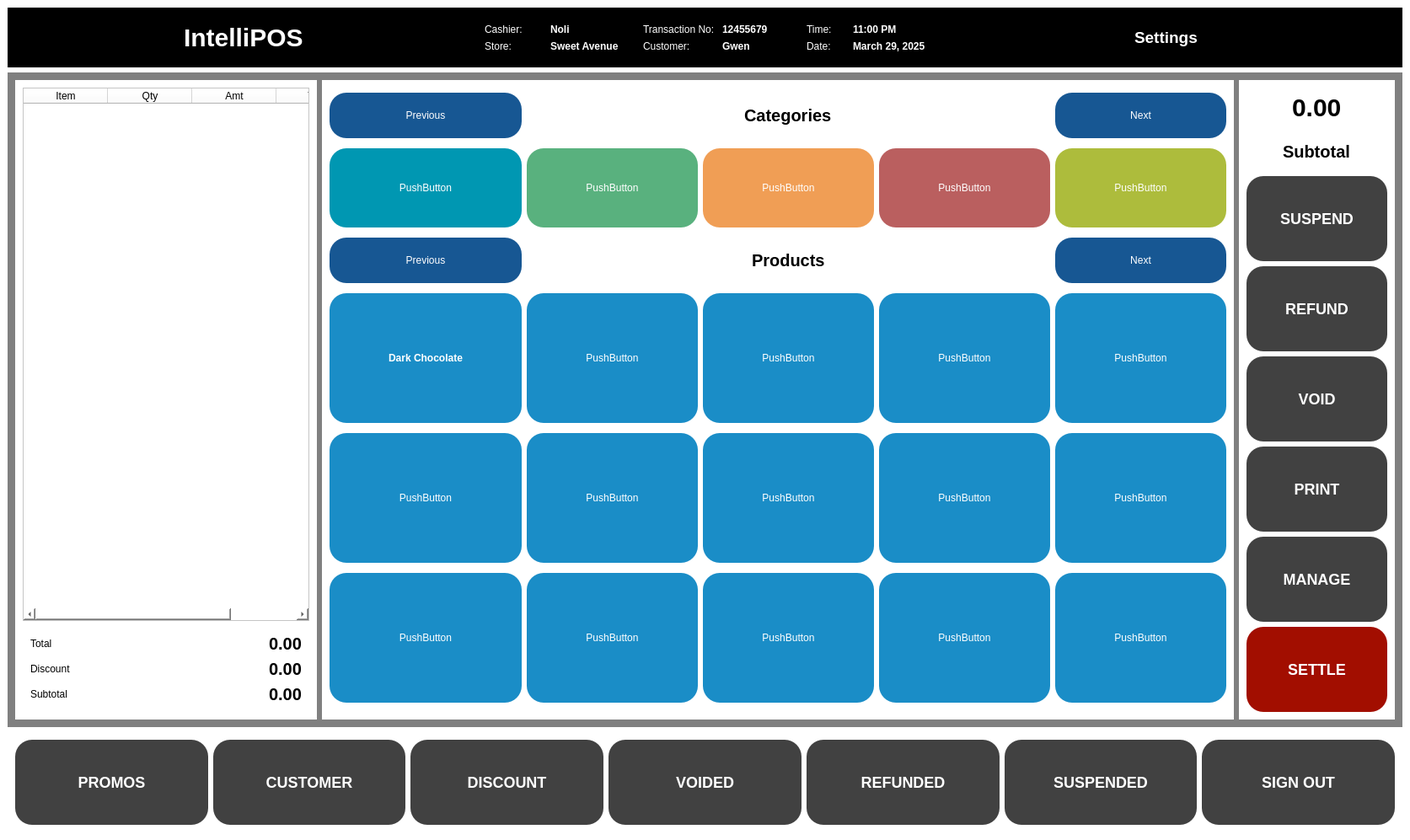
<?xml version="1.0" encoding="UTF-8"?>
<ui version="4.0">
 <class>POSWindow</class>
 <widget class="QMainWindow" name="POSWindow">
  <property name="geometry">
   <rect>
    <x>0</x>
    <y>0</y>
    <width>1673</width>
    <height>997</height>
   </rect>
  </property>
  <property name="sizePolicy">
   <sizepolicy hsizetype="Expanding" vsizetype="Expanding">
    <horstretch>0</horstretch>
    <verstretch>0</verstretch>
   </sizepolicy>
  </property>
  <property name="windowTitle">
   <string>MainWindow</string>
  </property>
  <widget class="QWidget" name="centralwidget">
   <property name="styleSheet">
    <string notr="true">background-color:white;</string>
   </property>
   <layout class="QVBoxLayout" name="verticalLayout">
    <item>
     <widget class="QWidget" name="widget" native="true">
      <property name="styleSheet">
       <string notr="true">background-color:black;</string>
      </property>
      <layout class="QHBoxLayout" name="horizontalLayout_2">
       <item>
        <widget class="QWidget" name="widget_7" native="true">
         <property name="styleSheet">
          <string notr="true">background-color:black;</string>
         </property>
         <layout class="QVBoxLayout" name="verticalLayout_3">
          <item alignment="Qt::AlignmentFlag::AlignHCenter">
           <widget class="QLabel" name="label_7">
            <property name="styleSheet">
             <string notr="true">color:black;
font-weight:bold;
font-size:30px;
color:white;</string>
            </property>
            <property name="text">
             <string>IntelliPOS</string>
            </property>
           </widget>
          </item>
         </layout>
        </widget>
       </item>
       <item>
        <widget class="QWidget" name="widget_8" native="true">
         <property name="styleSheet">
          <string notr="true">background-color:black;
color:white;</string>
         </property>
         <layout class="QGridLayout" name="gridLayout_2">
          <item row="0" column="1">
           <widget class="QLabel" name="label_10">
            <property name="styleSheet">
             <string notr="true">font-weight:bold;</string>
            </property>
            <property name="text">
             <string>Noli</string>
            </property>
           </widget>
          </item>
          <item row="0" column="0">
           <widget class="QLabel" name="label_9">
            <property name="text">
             <string>Cashier:</string>
            </property>
           </widget>
          </item>
          <item row="0" column="3">
           <widget class="QLabel" name="label_21">
            <property name="styleSheet">
             <string notr="true">font-weight:bold;</string>
            </property>
            <property name="text">
             <string>12455679</string>
            </property>
           </widget>
          </item>
          <item row="0" column="4">
           <widget class="QLabel" name="label_22">
            <property name="styleSheet">
             <string notr="true">margin-left:20px;</string>
            </property>
            <property name="text">
             <string>Time:</string>
            </property>
           </widget>
          </item>
          <item row="0" column="5">
           <widget class="QLabel" name="label_23">
            <property name="styleSheet">
             <string notr="true">font-weight:bold;</string>
            </property>
            <property name="text">
             <string>11:00 PM</string>
            </property>
           </widget>
          </item>
          <item row="5" column="0">
           <widget class="QLabel" name="label_11">
            <property name="text">
             <string>Store:</string>
            </property>
           </widget>
          </item>
          <item row="5" column="3">
           <widget class="QLabel" name="label_24">
            <property name="styleSheet">
             <string notr="true">font-weight:bold;</string>
            </property>
            <property name="text">
             <string>Gwen</string>
            </property>
           </widget>
          </item>
          <item row="5" column="5">
           <widget class="QLabel" name="label_26">
            <property name="styleSheet">
             <string notr="true">font-weight:bold;</string>
            </property>
            <property name="text">
             <string>March 29, 2025</string>
            </property>
           </widget>
          </item>
          <item row="5" column="2">
           <widget class="QLabel" name="label_14">
            <property name="styleSheet">
             <string notr="true">margin-left:20px;</string>
            </property>
            <property name="text">
             <string>Customer:</string>
            </property>
           </widget>
          </item>
          <item row="5" column="4">
           <widget class="QLabel" name="label_25">
            <property name="styleSheet">
             <string notr="true">margin-left:20px;</string>
            </property>
            <property name="text">
             <string>Date:</string>
            </property>
           </widget>
          </item>
          <item row="5" column="1">
           <widget class="QLabel" name="label_12">
            <property name="styleSheet">
             <string notr="true">font-weight:bold;</string>
            </property>
            <property name="text">
             <string>Sweet Avenue</string>
            </property>
           </widget>
          </item>
          <item row="0" column="2">
           <widget class="QLabel" name="label_13">
            <property name="styleSheet">
             <string notr="true">margin-left:20px;</string>
            </property>
            <property name="text">
             <string>Transaction No:</string>
            </property>
           </widget>
          </item>
         </layout>
        </widget>
       </item>
       <item>
        <widget class="QWidget" name="widget_9" native="true">
         <property name="styleSheet">
          <string notr="true">background-color:black;
color:white;</string>
         </property>
         <layout class="QVBoxLayout" name="verticalLayout_4">
          <item alignment="Qt::AlignmentFlag::AlignHCenter">
           <widget class="QLabel" name="label_8">
            <property name="font">
             <font>
              <pointsize>14</pointsize>
              <bold>true</bold>
             </font>
            </property>
            <property name="text">
             <string>Settings</string>
            </property>
           </widget>
          </item>
         </layout>
        </widget>
       </item>
      </layout>
     </widget>
    </item>
    <item>
     <widget class="QWidget" name="widget_2" native="true">
      <property name="styleSheet">
       <string notr="true">background-color:gray;</string>
      </property>
      <layout class="QHBoxLayout" name="horizontalLayout">
       <item>
        <widget class="QWidget" name="widget_4" native="true">
         <property name="styleSheet">
          <string notr="true">background-color:white;</string>
         </property>
         <layout class="QVBoxLayout" name="verticalLayout_5">
          <item>
           <widget class="QTableWidget" name="tableWidget">
            <property name="mouseTracking">
             <bool>false</bool>
            </property>
            <property name="autoFillBackground">
             <bool>false</bool>
            </property>
            <property name="styleSheet">
             <string notr="true">color:black;</string>
            </property>
            <property name="frameShape">
             <enum>QFrame::Shape::StyledPanel</enum>
            </property>
            <property name="frameShadow">
             <enum>QFrame::Shadow::Raised</enum>
            </property>
            <attribute name="horizontalHeaderCascadingSectionResizes">
             <bool>false</bool>
            </attribute>
            <attribute name="horizontalHeaderMinimumSectionSize">
             <number>28</number>
            </attribute>
            <attribute name="horizontalHeaderDefaultSectionSize">
             <number>100</number>
            </attribute>
            <attribute name="horizontalHeaderStretchLastSection">
             <bool>true</bool>
            </attribute>
            <attribute name="verticalHeaderStretchLastSection">
             <bool>false</bool>
            </attribute>
            <column>
             <property name="text">
              <string>Item</string>
             </property>
            </column>
            <column>
             <property name="text">
              <string>Qty</string>
             </property>
            </column>
            <column>
             <property name="text">
              <string>Amt</string>
             </property>
            </column>
            <column>
             <property name="text">
              <string>Total</string>
             </property>
            </column>
           </widget>
          </item>
          <item>
           <widget class="QWidget" name="widget_10" native="true">
            <layout class="QGridLayout" name="gridLayout_3">
             <item row="1" column="0">
              <widget class="QLabel" name="label">
               <property name="styleSheet">
                <string notr="true">color:black;</string>
               </property>
               <property name="text">
                <string>Discount</string>
               </property>
              </widget>
             </item>
             <item row="1" column="1" alignment="Qt::AlignmentFlag::AlignRight">
              <widget class="QLabel" name="label_16">
               <property name="styleSheet">
                <string notr="true">color:black;
font-weight:bold;
font-size:20px;</string>
               </property>
               <property name="text">
                <string>0.00</string>
               </property>
              </widget>
             </item>
             <item row="2" column="1" alignment="Qt::AlignmentFlag::AlignRight">
              <widget class="QLabel" name="label_18">
               <property name="styleSheet">
                <string notr="true">color:black;
font-weight:bold;
font-size:20px;</string>
               </property>
               <property name="text">
                <string>0.00</string>
               </property>
              </widget>
             </item>
             <item row="0" column="1" alignment="Qt::AlignmentFlag::AlignRight">
              <widget class="QLabel" name="label_15">
               <property name="styleSheet">
                <string notr="true">color:black;
font-weight:bold;
font-size:20px;</string>
               </property>
               <property name="text">
                <string>0.00</string>
               </property>
              </widget>
             </item>
             <item row="2" column="0">
              <widget class="QLabel" name="label_17">
               <property name="styleSheet">
                <string notr="true">color:black;</string>
               </property>
               <property name="text">
                <string>Subtotal</string>
               </property>
              </widget>
             </item>
             <item row="0" column="0">
              <widget class="QLabel" name="label_2">
               <property name="styleSheet">
                <string notr="true">color:black;</string>
               </property>
               <property name="text">
                <string>Total</string>
               </property>
              </widget>
             </item>
            </layout>
           </widget>
          </item>
         </layout>
        </widget>
       </item>
       <item>
        <widget class="QWidget" name="widget_5" native="true">
         <property name="styleSheet">
          <string notr="true">background-color:white;</string>
         </property>
         <layout class="QGridLayout" name="gridLayout">
          <item row="0" column="0">
           <widget class="QPushButton" name="pushButton_19">
            <property name="styleSheet">
             <string notr="true">padding:20px;
color:white;
background-color:#175793;
border-radius:20px;</string>
            </property>
            <property name="text">
             <string>Previous</string>
            </property>
           </widget>
          </item>
          <item row="1" column="4">
           <widget class="QPushButton" name="pushButton_28">
            <property name="styleSheet">
             <string notr="true">padding:40px;
color:white;
background-color:#ADBC3C;
border-radius:20px;</string>
            </property>
            <property name="text">
             <string>PushButton</string>
            </property>
           </widget>
          </item>
          <item row="3" column="4">
           <widget class="QPushButton" name="pushButton_34">
            <property name="styleSheet">
             <string notr="true">padding:70px;
color:white;
background-color:#1A8DC7;
border-radius:20px;</string>
            </property>
            <property name="text">
             <string>PushButton</string>
            </property>
           </widget>
          </item>
          <item row="5" column="1">
           <widget class="QPushButton" name="pushButton_31">
            <property name="styleSheet">
             <string notr="true">padding:70px;
color:white;
background-color:#1A8DC7;
border-radius:20px;</string>
            </property>
            <property name="text">
             <string>PushButton</string>
            </property>
           </widget>
          </item>
          <item row="2" column="0">
           <widget class="QPushButton" name="pushButton_3">
            <property name="styleSheet">
             <string notr="true">padding:20px;
color:white;
background-color:#175793;
border-radius:20px;</string>
            </property>
            <property name="text">
             <string>Previous</string>
            </property>
           </widget>
          </item>
          <item row="5" column="4">
           <widget class="QPushButton" name="pushButton_37">
            <property name="styleSheet">
             <string notr="true">padding:70px;
color:white;
background-color:#1A8DC7;
border-radius:20px;</string>
            </property>
            <property name="text">
             <string>PushButton</string>
            </property>
           </widget>
          </item>
          <item row="0" column="4">
           <widget class="QPushButton" name="pushButton_27">
            <property name="styleSheet">
             <string notr="true">padding:20px;
color:white;
background-color:#175793;
border-radius:20px;</string>
            </property>
            <property name="text">
             <string>Next</string>
            </property>
           </widget>
          </item>
          <item row="3" column="1">
           <widget class="QPushButton" name="pushButton_10">
            <property name="styleSheet">
             <string notr="true">padding:70px;
color:white;
background-color:#1A8DC7;
border-radius:20px;</string>
            </property>
            <property name="text">
             <string>PushButton</string>
            </property>
           </widget>
          </item>
          <item row="4" column="4">
           <widget class="QPushButton" name="pushButton_35">
            <property name="styleSheet">
             <string notr="true">padding:70px;
color:white;
background-color:#1A8DC7;
border-radius:20px;</string>
            </property>
            <property name="text">
             <string>PushButton</string>
            </property>
           </widget>
          </item>
          <item row="0" column="2" alignment="Qt::AlignmentFlag::AlignHCenter">
           <widget class="QLabel" name="label_3">
            <property name="styleSheet">
             <string notr="true">color:black;
font-weight:bold;
font-size:20px;</string>
            </property>
            <property name="text">
             <string>Categories</string>
            </property>
           </widget>
          </item>
          <item row="1" column="1">
           <widget class="QPushButton" name="pushButton_2">
            <property name="styleSheet">
             <string notr="true">padding:40px;
color:white;
background-color:#59B17E;
border-radius:20px;</string>
            </property>
            <property name="text">
             <string>PushButton</string>
            </property>
           </widget>
          </item>
          <item row="3" column="2">
           <widget class="QPushButton" name="pushButton_17">
            <property name="styleSheet">
             <string notr="true">padding:70px;
color:white;
background-color:#1A8DC7;
border-radius:20px;</string>
            </property>
            <property name="text">
             <string>PushButton</string>
            </property>
           </widget>
          </item>
          <item row="1" column="3">
           <widget class="QPushButton" name="pushButton_7">
            <property name="styleSheet">
             <string notr="true">padding:40px;
color:white;
background-color:#BA5F5F;
border-radius:20px;</string>
            </property>
            <property name="text">
             <string>PushButton</string>
            </property>
           </widget>
          </item>
          <item row="1" column="2">
           <widget class="QPushButton" name="pushButton_8">
            <property name="styleSheet">
             <string notr="true">padding:40px;
color:white;
background-color:#F09E55;
border-radius:20px;</string>
            </property>
            <property name="text">
             <string>PushButton</string>
            </property>
           </widget>
          </item>
          <item row="2" column="4">
           <widget class="QPushButton" name="pushButton_5">
            <property name="styleSheet">
             <string notr="true">padding:20px;
color:white;
background-color:#175793;
border-radius:20px;</string>
            </property>
            <property name="text">
             <string>Next</string>
            </property>
           </widget>
          </item>
          <item row="5" column="0">
           <widget class="QPushButton" name="pushButton_29">
            <property name="styleSheet">
             <string notr="true">padding:70px;
color:white;
background-color:#1A8DC7;
border-radius:20px;</string>
            </property>
            <property name="text">
             <string>PushButton</string>
            </property>
           </widget>
          </item>
          <item row="1" column="0">
           <widget class="QPushButton" name="pushButton">
            <property name="styleSheet">
             <string notr="true">padding:40px;
color:white;
background-color:#0097B2;
border-radius:20px;</string>
            </property>
            <property name="text">
             <string>PushButton</string>
            </property>
           </widget>
          </item>
          <item row="5" column="3">
           <widget class="QPushButton" name="pushButton_36">
            <property name="styleSheet">
             <string notr="true">padding:70px;
color:white;
background-color:#1A8DC7;
border-radius:20px;</string>
            </property>
            <property name="text">
             <string>PushButton</string>
            </property>
           </widget>
          </item>
          <item row="4" column="1">
           <widget class="QPushButton" name="pushButton_30">
            <property name="styleSheet">
             <string notr="true">padding:70px;
color:white;
background-color:#1A8DC7;
border-radius:20px;</string>
            </property>
            <property name="text">
             <string>PushButton</string>
            </property>
           </widget>
          </item>
          <item row="4" column="2">
           <widget class="QPushButton" name="pushButton_18">
            <property name="styleSheet">
             <string notr="true">padding:70px;
color:white;
background-color:#1A8DC7;
border-radius:20px;</string>
            </property>
            <property name="text">
             <string>PushButton</string>
            </property>
           </widget>
          </item>
          <item row="4" column="0">
           <widget class="QPushButton" name="pushButton_4">
            <property name="styleSheet">
             <string notr="true">padding:70px;
color:white;
background-color:#1A8DC7;
border-radius:20px;</string>
            </property>
            <property name="text">
             <string>PushButton</string>
            </property>
           </widget>
          </item>
          <item row="5" column="2">
           <widget class="QPushButton" name="pushButton_32">
            <property name="styleSheet">
             <string notr="true">padding:70px;
color:white;
background-color:#1A8DC7;
border-radius:20px;</string>
            </property>
            <property name="text">
             <string>PushButton</string>
            </property>
           </widget>
          </item>
          <item row="4" column="3">
           <widget class="QPushButton" name="pushButton_33">
            <property name="styleSheet">
             <string notr="true">padding:70px;
color:white;
background-color:#1A8DC7;
border-radius:20px;</string>
            </property>
            <property name="text">
             <string>PushButton</string>
            </property>
           </widget>
          </item>
          <item row="3" column="0">
           <widget class="QPushButton" name="pushButton_6">
            <property name="styleSheet">
             <string notr="true">padding:70px;
color:white;
background-color:#1A8DC7;
border-radius:20px;
font-weight:bold;</string>
            </property>
            <property name="text">
             <string>Dark Chocolate</string>
            </property>
           </widget>
          </item>
          <item row="2" column="2" alignment="Qt::AlignmentFlag::AlignHCenter">
           <widget class="QLabel" name="label_4">
            <property name="styleSheet">
             <string notr="true">color:black;
font-weight:bold;
font-size:20px;</string>
            </property>
            <property name="text">
             <string>Products</string>
            </property>
           </widget>
          </item>
          <item row="3" column="3">
           <widget class="QPushButton" name="pushButton_9">
            <property name="styleSheet">
             <string notr="true">padding:70px;
color:white;
background-color:#1A8DC7;
border-radius:20px;</string>
            </property>
            <property name="text">
             <string>PushButton</string>
            </property>
           </widget>
          </item>
         </layout>
        </widget>
       </item>
       <item>
        <widget class="QWidget" name="widget_6" native="true">
         <property name="styleSheet">
          <string notr="true">background-color:white;</string>
         </property>
         <layout class="QVBoxLayout" name="verticalLayout_2">
          <item alignment="Qt::AlignmentFlag::AlignHCenter">
           <widget class="QLabel" name="label_5">
            <property name="styleSheet">
             <string notr="true">color:black;
font-weight:bold;
font-size:30px;</string>
            </property>
            <property name="text">
             <string>0.00</string>
            </property>
           </widget>
          </item>
          <item alignment="Qt::AlignmentFlag::AlignHCenter">
           <widget class="QLabel" name="label_6">
            <property name="styleSheet">
             <string notr="true">color:black;
font-weight:bold;
font-size:20px;</string>
            </property>
            <property name="text">
             <string>Subtotal</string>
            </property>
           </widget>
          </item>
          <item>
           <widget class="QPushButton" name="pushButton_15">
            <property name="styleSheet">
             <string notr="true">padding:40px;
color:white;
background-color:#414141;
border-radius:20px;
font-size:18px;
font-weight:bold;</string>
            </property>
            <property name="text">
             <string>SUSPEND</string>
            </property>
           </widget>
          </item>
          <item>
           <widget class="QPushButton" name="pushButton_11">
            <property name="styleSheet">
             <string notr="true">padding:40px;
color:white;
background-color:#414141;
border-radius:20px;
font-size:18px;
font-weight:bold;</string>
            </property>
            <property name="text">
             <string>REFUND</string>
            </property>
           </widget>
          </item>
          <item>
           <widget class="QPushButton" name="pushButton_12">
            <property name="styleSheet">
             <string notr="true">padding:40px;
color:white;
background-color:#414141;
border-radius:20px;
font-size:18px;
font-weight:bold;</string>
            </property>
            <property name="text">
             <string>VOID</string>
            </property>
           </widget>
          </item>
          <item>
           <widget class="QPushButton" name="pushButton_13">
            <property name="styleSheet">
             <string notr="true">padding:40px;
color:white;
background-color:#414141;
border-radius:20px;
font-size:18px;
font-weight:bold;</string>
            </property>
            <property name="text">
             <string>PRINT</string>
            </property>
           </widget>
          </item>
          <item>
           <widget class="QPushButton" name="pushButton_14">
            <property name="styleSheet">
             <string notr="true">padding:40px;
color:white;
background-color:#414141;
border-radius:20px;
font-size:18px;
font-weight:bold;</string>
            </property>
            <property name="text">
             <string>MANAGE</string>
            </property>
           </widget>
          </item>
          <item>
           <widget class="QPushButton" name="pushButton_16">
            <property name="styleSheet">
             <string notr="true">padding:40px;
color:white;
background-color:#A20E00;
border-radius:20px;
font-size:18px;
font-weight:bold;</string>
            </property>
            <property name="text">
             <string>SETTLE</string>
            </property>
           </widget>
          </item>
         </layout>
        </widget>
       </item>
      </layout>
     </widget>
    </item>
    <item>
     <widget class="QWidget" name="widget_3" native="true">
      <property name="styleSheet">
       <string notr="true">background-color:white;</string>
      </property>
      <layout class="QHBoxLayout" name="horizontalLayout_3">
       <item>
        <widget class="QPushButton" name="pushButton_20">
         <property name="styleSheet">
          <string notr="true">padding:40px;
color:white;
background-color:#414141;
border-radius:20px;
font-size:18px;
font-weight:bold;</string>
         </property>
         <property name="text">
          <string>PROMOS</string>
         </property>
        </widget>
       </item>
       <item>
        <widget class="QPushButton" name="pushButton_21">
         <property name="styleSheet">
          <string notr="true">padding:40px;
color:white;
background-color:#414141;
border-radius:20px;
font-size:18px;
font-weight:bold;</string>
         </property>
         <property name="text">
          <string>CUSTOMER</string>
         </property>
        </widget>
       </item>
       <item>
        <widget class="QPushButton" name="pushButton_22">
         <property name="styleSheet">
          <string notr="true">padding:40px;
color:white;
background-color:#414141;
border-radius:20px;
font-size:18px;
font-weight:bold;</string>
         </property>
         <property name="text">
          <string>DISCOUNT</string>
         </property>
        </widget>
       </item>
       <item>
        <widget class="QPushButton" name="pushButton_23">
         <property name="styleSheet">
          <string notr="true">padding:40px;
color:white;
background-color:#414141;
border-radius:20px;
font-size:18px;
font-weight:bold;</string>
         </property>
         <property name="text">
          <string>VOIDED</string>
         </property>
        </widget>
       </item>
       <item>
        <widget class="QPushButton" name="pushButton_24">
         <property name="styleSheet">
          <string notr="true">padding:40px;
color:white;
background-color:#414141;
border-radius:20px;
font-size:18px;
font-weight:bold;</string>
         </property>
         <property name="text">
          <string>REFUNDED</string>
         </property>
        </widget>
       </item>
       <item>
        <widget class="QPushButton" name="pushButton_25">
         <property name="styleSheet">
          <string notr="true">padding:40px;
color:white;
background-color:#414141;
border-radius:20px;
font-size:18px;
font-weight:bold;</string>
         </property>
         <property name="text">
          <string>SUSPENDED</string>
         </property>
        </widget>
       </item>
       <item>
        <widget class="QPushButton" name="pushButton_26">
         <property name="styleSheet">
          <string notr="true">padding:40px;
color:white;
background-color:#414141;
border-radius:20px;
font-size:18px;
font-weight:bold;</string>
         </property>
         <property name="text">
          <string>SIGN OUT</string>
         </property>
        </widget>
       </item>
      </layout>
     </widget>
    </item>
   </layout>
  </widget>
 </widget>
 <resources/>
 <connections/>
</ui>
